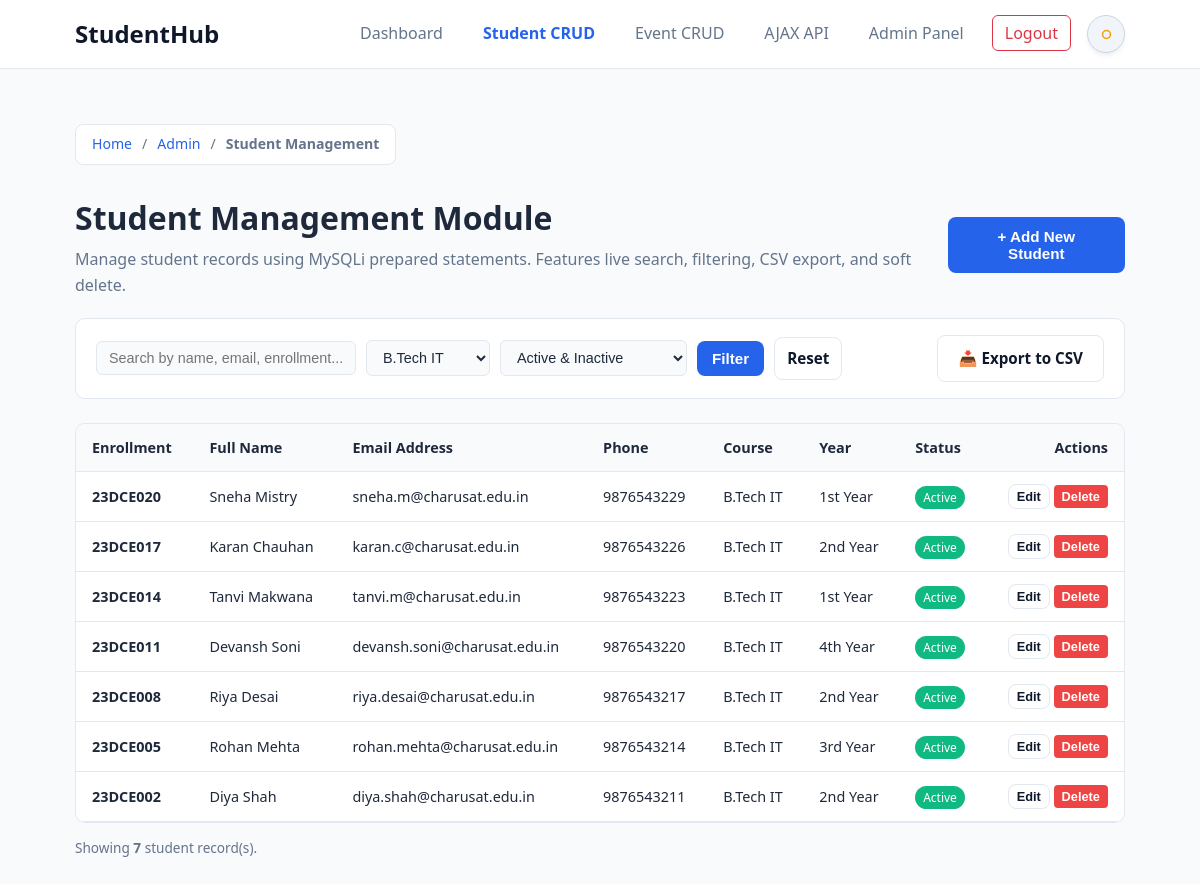
Screenshot of /pages/students.php?course=B.Tech IT (signed in) with the database file from the repository.
### tables this page shows
CREATE TABLE `students` (
    `id` INT AUTO_INCREMENT PRIMARY KEY,
    `user_id` INT NULL,
    `enrollment_no` VARCHAR(20) NOT NULL UNIQUE,
    `full_name` VARCHAR(100) NOT NULL,
    `email` VARCHAR(120) NOT NULL UNIQUE,
    `phone` VARCHAR(15) NOT NULL,
    `course` VARCHAR(50) NOT NULL,
    `year` VARCHAR(20) NOT NULL,
    `gender` ENUM('Male', 'Female', 'Other') NOT NULL,
    `country` VARCHAR(50) NOT NULL DEFAULT 'India',
    `state` VARCHAR(50) NOT NULL DEFAULT 'Gujarat',
    `city` VARCHAR(50) NOT NULL DEFAULT 'Anand',
    `status` ENUM('active', 'inactive', 'deleted') NOT NULL DEFAULT 'active',
    `created_at` TIMESTAMP DEFAULT CURRENT_TIMESTAMP,
    INDEX `idx_students_enrollment` (`enrollment_no`),
    INDEX `idx_students_course` (`course`),
    INDEX `idx_students_status` (`status`),
    CONSTRAINT `fk_students_user` FOREIGN KEY (`user_id`) 
        REFERENCES `users` (`id`) ON DELETE SET NULL ON UPDATE CASCADE
);

### pages/students.php (the view, shortened to what this page needs)
<?php
$mysqli = get_mysqli_connection();
$search = trim($_GET['search'] ?? '');
$courseFilter = trim($_GET['course'] ?? '');
$statusFilter = trim($_GET['status'] ?? 'all_active');
$query = "SELECT * FROM students WHERE 1=1";
$types = "";
$params = [];
if ($courseFilter !== '') {
    $query .= " AND course = ?";
    $types .= "s";
    $params[] = $courseFilter;
}
if ($statusFilter === 'all_active') {
    $query .= " AND status != 'deleted'";
} elseif ($statusFilter !== '' && $statusFilter !== 'all') {
    $query .= " AND status = ?";
    $types .= "s";
    $params[] = $statusFilter;
}
$query .= " ORDER BY id DESC";
$stmt = $mysqli->prepare($query);
if (!empty($params)) {
    $stmt->bind_param($types, ...$params);
}
$stmt->execute();
$students = $stmt->get_result()->fetch_all(MYSQLI_ASSOC);
?>
<!DOCTYPE html>
<html lang="en" data-theme="light">
<head>
    <link rel="stylesheet" href="../css/style.css">
</head>
<body>
    <header>
        <div class="container">
            <nav>
                <a href="../index.html" class="logo">StudentHub</a>
                <div class="nav-actions">
                    <ul class="nav-links">
                        <li><a href="dashboard.php">Dashboard</a></li>
                        <li><a href="students.php" class="active">Student CRUD</a></li>
                        <li><a href="events_admin.php">Event CRUD</a></li>
                        <li><a href="events_ajax.php">AJAX API</a></li>
                        <li><a href="admin_dashboard.php">Admin Panel</a></li>
                        <li><a href="logout.php" class="btn-logout" style="color: #ef4444;">Logout</a></li>
                    </ul>
                    <button type="button" class="theme-toggle-btn" aria-label="Toggle theme">
                        <svg class="sun-icon" viewBox="0 0 24 24" fill="none" stroke="currentColor" stroke-width="2"><circle cx="12" cy="12" r="5"></circle></svg>
                    </button>
                </div>
            </nav>
        </div>
    </header>
    <main id="main-content" class="crud-container">
        <div class="container">
            <nav aria-label="breadcrumb" class="breadcrumb-nav">
                <ol class="breadcrumb-list">
                    <li class="breadcrumb-item"><a href="../index.html">Home</a></li>
                    <li class="breadcrumb-item"><a href="admin_dashboard.php">Admin</a></li>
                    <li class="breadcrumb-item active" aria-current="page">Student Management</li>
                </ol>
            </nav>
            <div style="display: flex; justify-content: space-between; align-items: center; margin-bottom: 20px;">
                <div>
                    <h1 style="margin: 0 0 4px 0;">Student Management Module</h1>
                    <p style="margin: 0; color: var(--text-muted, #64748b);">
                        Manage student records using MySQLi prepared statements. Features live search, filtering, CSV export, and soft delete.
                    </p>
                </div>
                <button type="button" class="btn btn-primary" onclick="openAddModal()">+ Add New Student</button>
            </div>
            <form method="GET" action="students.php" class="filter-bar">
                <div class="filter-inputs">
                    <input type="text" name="search" placeholder="Search by name, email, enrollment..." value="<?= htmlspecialchars($search) ?>" style="width: 260px;">
                    <select name="course">
                        <option value="B.Tech IT" <?= $courseFilter === 'B.Tech IT' ? 'selected' : '' ?>>B.Tech IT</option>
                    </select>
                    <select name="status">
                        <option value="all_active" <?= $statusFilter === 'all_active' ? 'selected' : '' ?>>Active &amp; Inactive</option>
                    </select>
                    <button type="submit" class="btn btn-primary" style="padding: 8px 14px;">Filter</button>
                    <?php if ($search || $courseFilter || $statusFilter !== 'all_active'): ?>
                        <a href="students.php" class="btn btn-outline" style="padding: 8px 12px; text-decoration: none;">Reset</a>
                    <?php endif; ?>
                </div>
                <div>
                    <a href="students.php?action=export_csv&search=<?= urlencode($search) ?>&course=<?= urlencode($courseFilter) ?>&status=<?= urlencode($statusFilter) ?>"
                       class="btn btn-outline" style="text-decoration: none; display: inline-flex; align-items: center; gap: 6px;">
                        📥 Export to CSV
                    </a>
                </div>
            </form>
            <div class="table-responsive">
                <table class="data-table">
                    <thead>
                        <tr>
                            <th>Enrollment</th>
                            <th>Full Name</th>
                            <th>Email Address</th>
                            <th>Phone</th>
                            <th>Course</th>
                            <th>Year</th>
                            <th>Status</th>
                            <th style="text-align: right;">Actions</th>
                        </tr>
                    </thead>
                    <tbody>
                        <?php if (empty($students)): ?>
                            <tr>
                                <td colspan="8" style="text-align: center; padding: 32px; color: var(--text-muted, #64748b);">
                                    No student records found matching the specified search or filter criteria.
                                </td>
                            </tr>
                        <?php else: ?>
                            <?php foreach ($students as $s): ?>
                                <tr>
                                    <td><strong><?= htmlspecialchars($s['enrollment_no']) ?></strong></td>
                                    <td><?= htmlspecialchars($s['full_name']) ?></td>
                                    <td><?= htmlspecialchars($s['email']) ?></td>
                                    <td><?= htmlspecialchars($s['phone']) ?></td>
                                    <td><?= htmlspecialchars($s['course']) ?></td>
                                    <td><?= htmlspecialchars($s['year']) ?></td>
                                    <td>
                                        <span class="badge-<?= htmlspecialchars($s['status']) ?>">
                                            <?= ucfirst(htmlspecialchars($s['status'])) ?>
                                        </span>
                                    </td>
                                    <td style="text-align: right; white-space: nowrap;">
                                        <?php if ($s['status'] === 'deleted'): ?>
                                            <form method="POST" action="students.php" style="display: inline-block;">
                                                <?= csrf_field() ?>
                                                <input type="hidden" name="action" value="restore">
                                                <input type="hidden" name="id" value="<?= $s['id'] ?>">
                                                <button type="submit" class="btn btn-outline" style="padding: 4px 8px; font-size: 0.8rem;">Restore</button>
                                            </form>
                                        <?php else: ?>
                                            <button type="button" class="btn btn-outline" style="padding: 4px 8px; font-size: 0.8rem;"
                                                data-student="<?= htmlspecialchars(json_encode($s), ENT_QUOTES, 'UTF-8') ?>"
                                                onclick="openEditModal(this)">Edit</button>
                                            <form method="POST" action="students.php" style="display: inline-block;" onsubmit="return confirm('Are you sure you want to soft delete this student record?');">
                                                <button type="submit" class="btn btn-danger" style="padding: 4px 8px; font-size: 0.8rem; background: #ef4444; color: #fff; border: none; border-radius: 4px;">Delete</button>
                                            </form>
                                        <?php endif; ?>
                                    </td>
                                </tr>
                            <?php endforeach; ?>
                        <?php endif; ?>
                    </tbody>
                </table>
            </div>
            <div style="margin-top: 14px; font-size: 0.85rem; color: var(--text-muted, #64748b);">
                Showing <strong><?= count($students) ?></strong> student record(s).
            </div>
        </div>
    </main>
</body>
</html>

### css/style.css (style rules this page uses)
:root { --bs-body-color: #1e293b; --bs-body-bg: #f8fafc; --bs-light: #f8fafc; --bs-white: #ffffff; --bs-dark: #0f172a; --bs-secondary: #64748b; --bs-border-color: #e2e8f0; --bs-primary: #2563eb; --bs-primary-rgb: 37, 99, 235; --bs-success: #10b981; --bs-success-rgb: 16, 185, 129; --bs-warning: #f59e0b; --bs-warning-rgb: 245, 158, 11; --bs-info: #06b6d4; --bs-info-rgb: 6, 182, 212; --card-bg: #ffffff; --bg-card: #ffffff; --bs-card-bg: #ffffff; --bg-surface: #f8fafc; --border-color: #e2e8f0; --text-color: #0f172a; --text-primary: #0f172a; --bs-text-primary: #0f172a; --text-muted: #64748b; --bg-header: rgba(255, 255, 255, 0.92); --bg-input: #ffffff; --table-th-bg: #f1f5f9; --card-shadow: 0 4px 6px -1px rgba(0, 0, 0, 0.05), 0 2px 4px -1px rgba(0, 0, 0, 0.03); --card-shadow-hover: 0 10px 25px -5px rgba(0, 0, 0, 0.08), 0 8px 10px -6px rgba(0, 0, 0, 0.04); --toggle-bg: #f1f5f9; --toggle-border: #cbd5e1; --toggle-color: #f59e0b; --toggle-hover-bg: #e2e8f0; }
* { margin: 0; padding: 0; box-sizing: border-box; }
body { font-family: 'Segoe UI', system-ui, -apple-system, sans-serif; color: var(--bs-body-color); background-color: var(--bs-body-bg); line-height: 1.6; min-height: 100vh; display: flex; flex-direction: column; transition: background-color 0.3s ease, color 0.3s ease; }
main { flex: 1; }
a { text-decoration: none; color: inherit; }
ul { list-style: none; }
.container { width: 90%; max-width: 1140px; margin: 0 auto; padding: 0 15px; }
header { background-color: var(--bg-header); backdrop-filter: blur(12px); -webkit-backdrop-filter: blur(12px); border-bottom: 1px solid var(--bs-border-color); position: sticky; top: 0; z-index: 100; transition: background-color 0.3s ease, border-color 0.3s ease; }
nav { display: flex; justify-content: space-between; align-items: center; padding: 15px 0; }
.logo { font-size: 1.5rem; font-weight: 700; color: var(--bs-dark); display: flex; align-items: center; gap: 8px; transition: color 0.3s ease; }
.nav-actions { display: flex; align-items: center; gap: 16px; }
.nav-links { display: flex; align-items: center; gap: 16px; }
.nav-links a { color: var(--bs-secondary); font-weight: 500; padding: 6px 12px; border-radius: 6px; transition: all 0.2s ease; }
.nav-links a.active { color: var(--bs-primary); font-weight: 600; }
.theme-toggle-btn { display: inline-flex; align-items: center; justify-content: center; width: 38px; height: 38px; padding: 0; border-radius: 50%; background-color: var(--toggle-bg); border: 1px solid var(--toggle-border); color: var(--toggle-color); cursor: pointer; transition: all 0.25s ease; box-shadow: var(--card-shadow); flex-shrink: 0; outline: none; position: relative; }
.theme-toggle-btn svg { width: 19px; height: 19px; transition: transform 0.4s ease; }
.sun-icon { display: block; color: #f59e0b; }
.btn-register, .btn-primary, .nav-links a.btn-register, .nav-links a.btn-primary, .nav-links a.btn-register.active, .nav-links a.btn-primary.active { background-color: var(--bs-primary) !important; color: #ffffff !important; }
.btn-logout, .nav-links a.btn-logout { border: 1px solid #dc3545 !important; color: #dc3545 !important; background-color: transparent !important; cursor: pointer; }
.btn { display: inline-block; padding: 10px 20px; border-radius: 8px; font-weight: 600; font-size: 0.95rem; cursor: pointer; border: 1px solid transparent; transition: background-color 0.2s, transform 0.1s, color 0.2s, border-color 0.2s; text-align: center; }
.btn-outline { border-color: var(--bs-border-color); background-color: var(--bs-white); color: var(--bs-dark); }
.breadcrumb-nav { margin: 8px 0 12px 0; }
.breadcrumb-list { display: inline-flex; width: fit-content; max-width: 100%; flex-wrap: wrap; align-items: center; list-style: none; padding: 8px 16px; background: var(--bs-card-bg, #ffffff); border: 1px solid var(--bs-border-color, #e2e8f0); border-radius: 8px; margin: 0; font-size: 0.88rem; }
.breadcrumb-item + .breadcrumb-item::before { content: "/"; padding: 0 10px; color: var(--bs-secondary, #64748b); font-weight: 400; }
.breadcrumb-item a { color: var(--bs-primary, #2563eb); text-decoration: none; font-weight: 500; }
.breadcrumb-item.active { color: var(--bs-secondary, #64748b); font-weight: 600; }

### rows the page displays
students: enrollment_no "23DCE020", full_name "Sneha Mistry", email "sneha.m@charusat.edu.in", phone "9876543229", course "B.Tech IT", year "1st Year", status "Active"
students: enrollment_no "23DCE017", full_name "Karan Chauhan", email "karan.c@charusat.edu.in", phone "9876543226", course "B.Tech IT", year "2nd Year", status "Active"
students: enrollment_no "23DCE014", full_name "Tanvi Makwana", email "tanvi.m@charusat.edu.in", phone "9876543223", course "B.Tech IT", year "1st Year", status "Active"
students: enrollment_no "23DCE011", full_name "Devansh Soni", email "devansh.soni@charusat.edu.in", phone "9876543220", course "B.Tech IT", year "4th Year", status "Active"
students: enrollment_no "23DCE008", full_name "Riya Desai", email "riya.desai@charusat.edu.in", phone "9876543217", course "B.Tech IT", year "2nd Year", status "Active"
students: enrollment_no "23DCE005", full_name "Rohan Mehta", email "rohan.mehta@charusat.edu.in", phone "9876543214", course "B.Tech IT", year "3rd Year", status "Active"
students: enrollment_no "23DCE002", full_name "Diya Shah", email "diya.shah@charusat.edu.in", phone "9876543211", course "B.Tech IT", year "2nd Year", status "Active"

### other values shown
count($students) "7"
